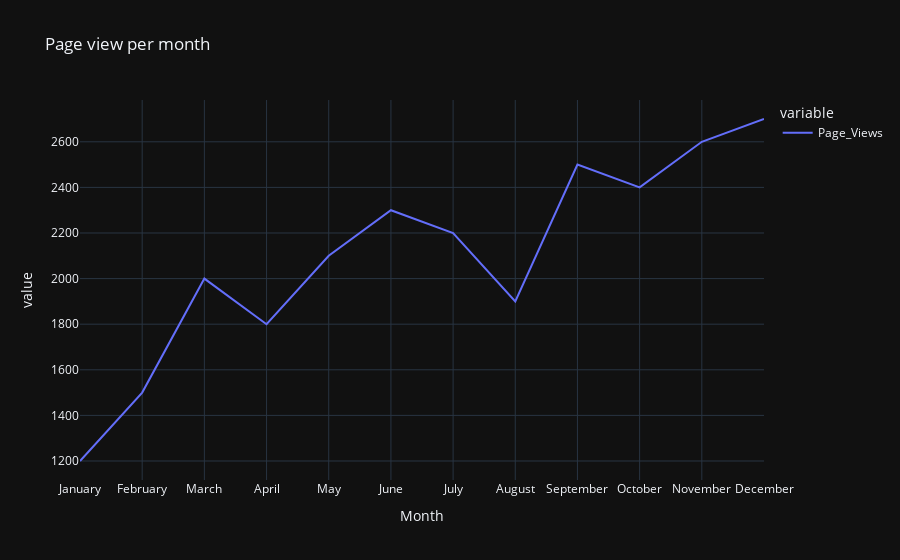

The cell this chart's notebook holds for it:
### Code cell
fig=px.line(page_view,x='Month',y=['Page_Views'],title='Page view per month',template='plotly_dark')
fig.show()

### Figure 1 — Plotly figure (JSON) as saved in the notebook; plotly's stock layout.template omitted (floating-point values rounded to 4 significant figures)
{"data": [{"hovertemplate": "variable=Page_Views<br>Month=%{x}<br>value=%{y}<extra></extra>", "legendgroup": "Page_Views", "line": {"color": "#636efa", "dash": "solid"}, "marker": {"symbol": "circle"}, "mode": "lines", "name": "Page_Views", "orientation": "v", "showlegend": true, "type": "scatter", "x": ["January", "February", "March", "April", "May", "June", "July", "August", "September", "October", "November", "December"], "xaxis": "x", "y": [1200, 1500, 2000, 1800, 2100, 2300, 2200, 1900, 2500, 2400, 2600, 2700], "yaxis": "y"}], "layout": {"legend": {"title": {"text": "variable"}, "tracegroupgap": 0}, "title": {"text": "Page view per month"}, "xaxis": {"anchor": "y", "domain": [0, 1], "title": {"text": "Month"}}, "yaxis": {"anchor": "x", "domain": [0, 1], "title": {"text": "value"}}}}
